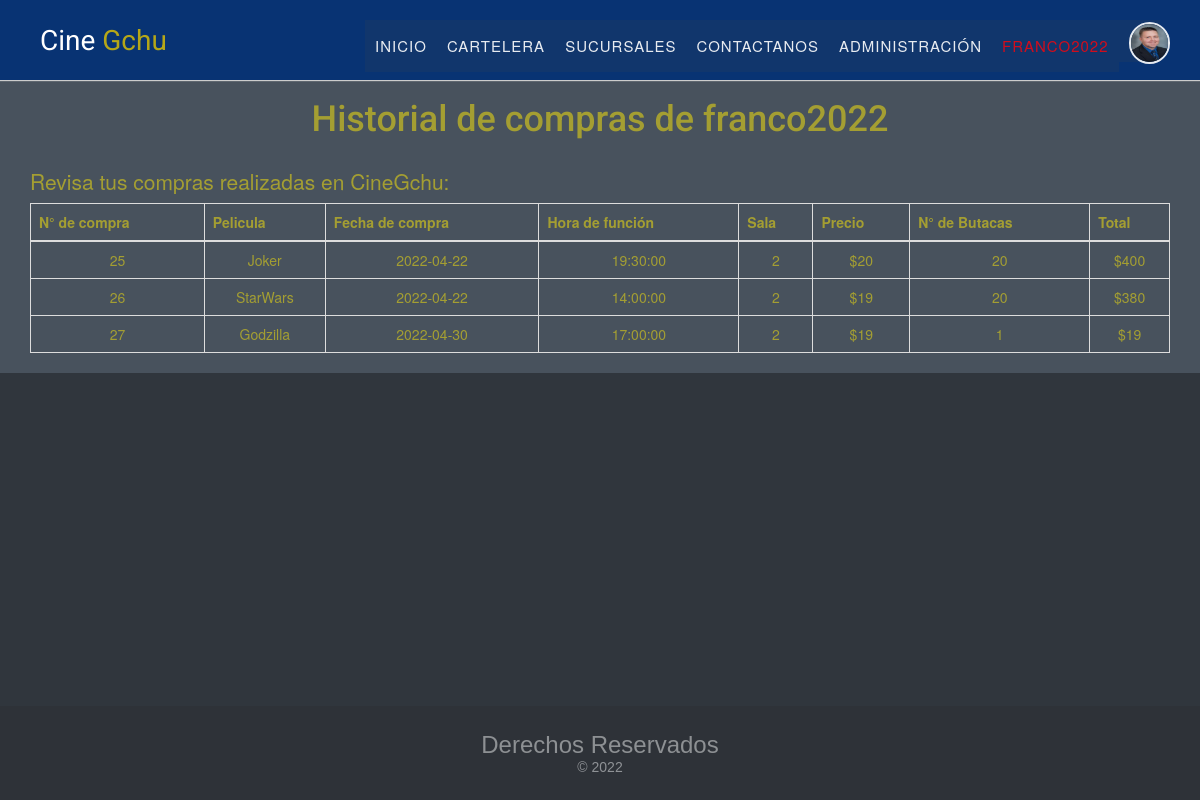
The page /historial.php (signed in) on the database its author committed.
### tables this page shows
CREATE TABLE `historial` (
  `id_compra` int(11) NOT NULL,
  `pelicula` varchar(255) NOT NULL,
  `fecha` date NOT NULL,
  `hora` time NOT NULL,
  `sala` int(11) NOT NULL,
  `precio` decimal(10,0) NOT NULL,
  `butacas` int(11) NOT NULL,
  `total` decimal(10,0) NOT NULL,
  `id` int(11) NOT NULL
);

### model/clsHistorial.php (the view, shortened to what this page needs)
<?php
class clsHistorial extends clsConexion1
{
    public function crearFilasHistorial($id)
    {
        $dbh = $this->conectar();
        if ($dbh != null) {
            $consulta = $dbh->prepare("SELECT `id_compra`, `pelicula`, `fecha`, `hora`, `sala`, `precio`, `butacas`, `total` FROM `historial` WHERE `id` = $id order by `id_compra` asc");
            $consulta->setFetchMode(PDO::FETCH_ASSOC);
            $consulta->execute();
            $filas = "";
            foreach ($consulta as $key => $v) {
                $filas .= "<tr>
                                <td scope='col'>$v[id_compra]</td>
                                <td scope='col'>$v[pelicula]</td>
                                <td scope='col'>$v[fecha]</td>
                                <td scope='col'>$v[hora]</td>
                                <td scope='col'>$v[sala]</td>
                                <td scope='col'>$$v[precio]</td>
                                <td scope='col'>$v[butacas]</td>
                                <td scope='col'>$$v[total]</td>
                            </tr>";
            }
            return $filas;
        }
    }
}
?>

### css/general.css (style rules this page uses)
html { background-color: #30363d; }
body { background-color: #48525d !important; font:14px/1.5 Arial, Helvetica, sans-serif; color: #d5c71ca6 !important; }

### rows shown on the page
historial: id_compra "25", pelicula "Joker", fecha "2022-04-22", hora "19:30:00", sala "2", precio "20", butacas "20", total "400"
historial: id_compra "26", pelicula "StarWars", fecha "2022-04-22", hora "14:00:00", sala "2", precio "19", butacas "20", total "380"
historial: id_compra "27", pelicula "Godzilla", fecha "2022-04-30", hora "17:00:00", sala "2", precio "19", butacas "1", total "19"

### other values the page prints
$_SESSION['user'] "FRANCO2022"
$_SESSION['user'] "franco2022"
